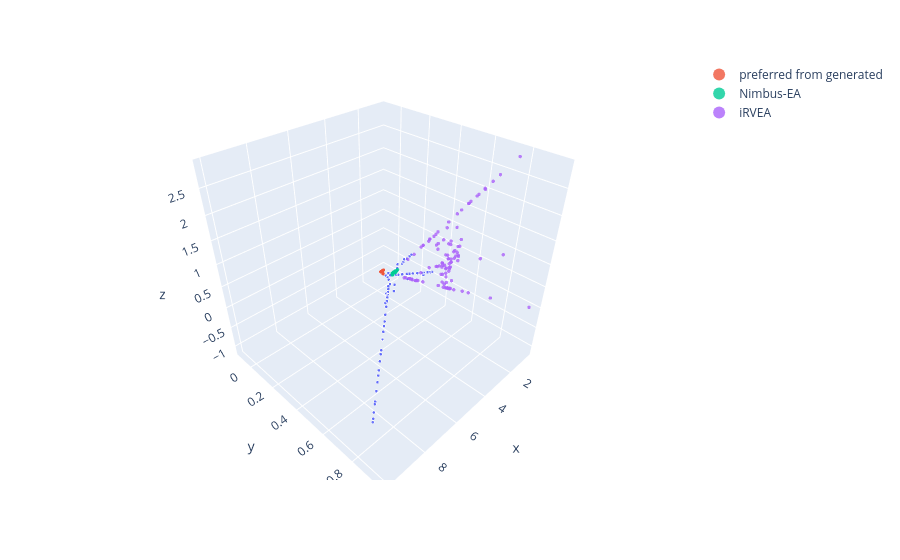

Here is the notebook cell this chart was saved with:
### Code cell
fig = ex.scatter_3d(
    x=scalar_data[:,0],
    y=scalar_data[:,1],
    z=scalar_data[:,2],
    size_max=5,
    size=[2]*len(scalar_data),
    labels="All")
scalar_non_dom = scalar_data[nds(scalar_data)[0][0]]
fig.add_trace(go.Scatter3d(x=scalar_non_dom[:,0],
        y=scalar_non_dom[:,1],
        z=scalar_non_dom[:,2],
        name="preferred from generated",
        mode='markers',
        marker=dict(
            size=2,
            opacity=0.8
        )))
nimbea = evo_NSGA.population.objectives
nimbea = np.asarray([scalar(nimbea, response) for scalar in evo_NSGA.scalarization_methods]).T

fig.add_trace(go.Scatter3d(x=scalar_non_dom[:,0],
        y=nimbea[:,1],
        z=nimbea[:,2],
        name="Nimbus-EA",
        mode='markers',
        marker=dict(
            size=2,
            opacity=0.8
        )))

rvea = ea.population.objectives
rvea = np.asarray([scalar(rvea, response) for scalar in evo_NSGA.scalarization_methods]).T

fig.add_trace(go.Scatter3d(x=scalar_non_dom[:,0],
        y=rvea[:,1],
        z=rvea[:,2],
        name="iRVEA",
        mode='markers',
        marker=dict(
            size=2,
            opacity=0.8
        )))

### Figure 1 — Plotly figure (JSON) as saved in the notebook; plotly's stock layout.template omitted (floating-point values rounded to 4 significant figures; data arrays with more than 128 entries replaced by an {"elided": "..."} marker saying what was removed)
{"data": [{"hoverlabel": {"namelength": 0}, "hovertemplate": "x=%{x}<br>y=%{y}<br>z=%{z}<br>size=%{marker.size}", "legendgroup": "", "marker": {"color": "#636efa", "size": {"elided": "11440 int values"}, "sizemode": "area", "sizeref": 0.08, "symbol": "circle"}, "mode": "markers", "name": "", "scene": "scene", "showlegend": false, "type": "scatter3d", "x": {"elided": "11440 float values"}, "y": {"elided": "11440 float values"}, "z": {"elided": "11440 float values"}}, {"marker": {"opacity": 0.8, "size": 2}, "mode": "markers", "name": "preferred from generated", "type": "scatter3d", "x": {"elided": "177 float values"}, "y": {"elided": "177 float values"}, "z": {"elided": "177 float values"}}, {"marker": {"opacity": 0.8, "size": 2}, "mode": "markers", "name": "Nimbus-EA", "type": "scatter3d", "x": {"elided": "177 float values"}, "y": {"elided": "231 float values"}, "z": {"elided": "231 float values"}}, {"marker": {"opacity": 0.8, "size": 2}, "mode": "markers", "name": "iRVEA", "type": "scatter3d", "x": {"elided": "177 float values"}, "y": [0.5856, 0.3013, 0.6203, 0.7346, 0.2398, 0.2994, 0.1752, 0.4361, 0.3582, 0.3776, 0.451, 0.3631, 0.5517, 0.5762, 0.3505, 0.4969, 0.5352, 0.1677, 0.1804, 0.3552, 0.5343, 0.6412, 0.1357, 0.497, 0.5476, 0.2628, 0.503, 0.4344, 0.3972, 0.5098, 0.4599, 0.3041, 0.6887, 0.47, 0.1499, 0.9598, 0.5049, 0.4676, 0.4951, 0.4877, 0.2544, 0.3235, 0.6059, 0.4486, 0.4441, 0.4106, 0.2147, 0.485, 0.4014, 0.4005, 0.1528, 0.1221, 0.4294, 0.4558, 0.4469, 0.1635, 0.7738, 0.4172, 0.4557, 0.4505, 0.2231, 0.4019, 0.3811, 0.2491, 0.4317, 0.4491, 0.4684, 0.2428, 0.4179, 0.655, 0.2686, 0.407, 0.4554, 0.5925, 0.4383, 0.3508, 0.3679, 0.211, 0.4337, 0.3293, 0.3986, 0.4314, 0.4286, 0.4519, 0.4809, 0.4626, 0.4367, 0.4792, 0.479, 0.4321, 0.454, 0.2064, 0.1148, 0.4471, 0.3978, 0.4186, 0.4223, 0.4965, 0.4409, 0.4726, 0.4724, 0.4055, 0.7696, 0.4999], "z": [1.928, 0.5067, 2.102, -0.1837, 0.1992, 0.4968, -0.8053, 0.2302, 0.4798, -0.05594, -0.4989, 0.3555, -0.387, 1.881, 0.7525, 0.6507, 1.676, -0.1614, -0.7996, -0.112, 1.671, 0.603, -0.3216, -0.4477, 1.738, -0.708, 0.415, 0.3268, 0.05623, 0.8288, -0.489, -0.2398, 2.444, -0.4778, -0.8334, 0.06641, 0.6614, -0.4804, 0.5077, 0.2462, 0.2721, 0.6173, 2.03, 0.6991, 0.5995, 0.9458, -0.7614, 0.3875, -0.03508, 0.07411, -0.8302, -0.8643, -0.02447, 0.05575, -0.5034, -0.8183, 2.869, 0.2972, 0.258, 0.1442, -0.7521, 0.007882, -0.5765, 0.2456, -0.2439, 0.03636, 0.4639, -0.4926, 1.089, 2.275, 0.3431, -0.4314, 0.1836, -0.3416, 0.2384, 0.4383, -0.08029, -0.7656, 0.6101, 0.6164, -0.2301, -0.001288, -0.4343, -0.04631, 0.3388, 0.2023, -0.5147, 0.5235, 1.067, -0.1365, 0.01612, -0.7707, -0.8724, -0.5032, 0.6456, 0.04657, -0.5308, 1.483, -0.3641, 1.363, -0.2646, -0.2255, 0.9239, 0.4375]}], "layout": {"legend": {"itemsizing": "constant", "tracegroupgap": 0}, "margin": {"t": 60}, "scene": {"domain": {"x": [0, 1], "y": [0, 1]}, "xaxis": {"title": {"text": "x"}}, "yaxis": {"title": {"text": "y"}}, "zaxis": {"title": {"text": "z"}}}}}
